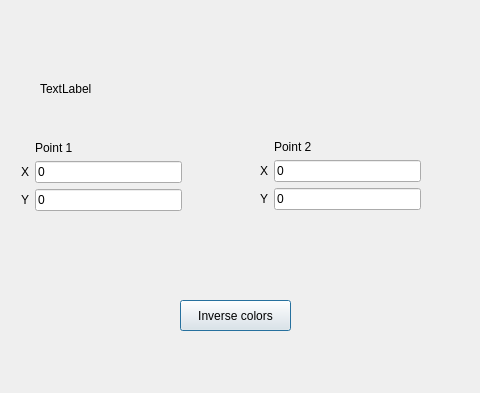
<?xml version="1.0" encoding="UTF-8"?>
<ui version="4.0">
 <class>SecondWindow</class>
 <widget class="QDialog" name="SecondWindow">
  <property name="geometry">
   <rect>
    <x>0</x>
    <y>0</y>
    <width>480</width>
    <height>393</height>
   </rect>
  </property>
  <property name="windowTitle">
   <string>Select area</string>
  </property>
  <widget class="QLabel" name="SizeLbl">
   <property name="geometry">
    <rect>
     <x>40</x>
     <y>80</y>
     <width>191</width>
     <height>17</height>
    </rect>
   </property>
   <property name="text">
    <string>TextLabel</string>
   </property>
  </widget>
  <widget class="QWidget" name="layoutWidget">
   <property name="geometry">
    <rect>
     <x>260</x>
     <y>140</y>
     <width>161</width>
     <height>87</height>
    </rect>
   </property>
   <layout class="QFormLayout" name="formLayout_2">
    <item row="2" column="0">
     <widget class="QLabel" name="label_5">
      <property name="text">
       <string>X</string>
      </property>
     </widget>
    </item>
    <item row="2" column="1">
     <widget class="QLineEdit" name="X2">
      <property name="text">
       <string>0</string>
      </property>
     </widget>
    </item>
    <item row="3" column="0">
     <widget class="QLabel" name="label_6">
      <property name="text">
       <string>Y</string>
      </property>
     </widget>
    </item>
    <item row="3" column="1">
     <widget class="QLineEdit" name="Y2">
      <property name="text">
       <string>0</string>
      </property>
     </widget>
    </item>
    <item row="1" column="1">
     <widget class="QLabel" name="label_4">
      <property name="text">
       <string>Point 2</string>
      </property>
     </widget>
    </item>
   </layout>
  </widget>
  <widget class="QWidget" name="layoutWidget">
   <property name="geometry">
    <rect>
     <x>21</x>
     <y>141</y>
     <width>161</width>
     <height>87</height>
    </rect>
   </property>
   <layout class="QFormLayout" name="formLayout">
    <item row="2" column="0">
     <widget class="QLabel" name="label_2">
      <property name="text">
       <string>X</string>
      </property>
     </widget>
    </item>
    <item row="2" column="1">
     <widget class="QLineEdit" name="X1">
      <property name="text">
       <string>0</string>
      </property>
     </widget>
    </item>
    <item row="3" column="0">
     <widget class="QLabel" name="label_3">
      <property name="text">
       <string>Y</string>
      </property>
     </widget>
    </item>
    <item row="3" column="1">
     <widget class="QLineEdit" name="Y1">
      <property name="text">
       <string>0</string>
      </property>
     </widget>
    </item>
    <item row="1" column="1">
     <widget class="QLabel" name="label">
      <property name="text">
       <string>Point 1</string>
      </property>
     </widget>
    </item>
   </layout>
  </widget>
  <widget class="QPushButton" name="Inverse_btn">
   <property name="geometry">
    <rect>
     <x>180</x>
     <y>300</y>
     <width>111</width>
     <height>31</height>
    </rect>
   </property>
   <property name="text">
    <string>Inverse colors</string>
   </property>
  </widget>
 </widget>
 <resources/>
 <connections/>
</ui>
